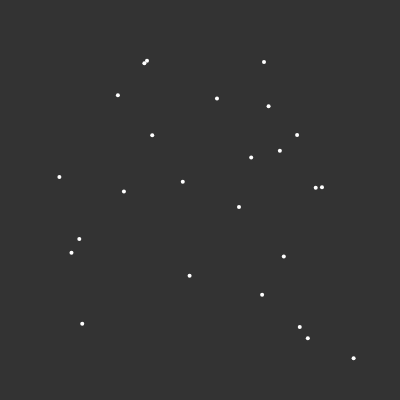
Frame 1 (no input)
Frame 60 (no input): identical to frame 1, image omitted
Frame 120 (the mouse pressed at the canvas centre since frame 60): identical to frame 1, image omitted

The p5.js sketch that drew this single still picture (run headless with seeded random() and noise() and a simulated clock; from frame 60 on, the mouse is pressed at the canvas centre):

// p5.js sketch
// ── sketch.js
// Quickhull implementation and visualization

let S = [];
const numberOfPoints = 25;
const margin = 40;

let convexHull = [];

function setup() {
  createCanvas(400, 400);
  background(51);

  for(let i = 0; i < numberOfPoints; i++) {
    const pnt = createVector(random(margin,width-margin), random(margin,height-margin));
    S.push(pnt);
  }
}

function draw() {
  // draw background
  background(51);

  // draw points
  push();
  strokeWeight(4);
  stroke(255);
  S.forEach(s => {
    point(s.x, s.y);
  });
  pop();

  // draw convex hull
  push();
  noFill();
  strokeWeight(2);
  stroke(0, 250, 0);
  beginShape();
  convexHull.forEach(s => {
    vertex(s.x, s.y);
  });
  endShape();
}

function QuickHull(S) {
  // Find convex hull from the set S of n points

  // Find left and right most points, say A & B, and add A & B to convex hull

  let minX = width;
  let maxX = 0;
  let minXIndex = 0;
  let maxXIndex = 0;
  for(let i = 0; i < S.length; i++) {
    if(S[i].x < minX) {
      minX = S[i].x;
      minXIndex = i;
    }
    if(S[i].x > maxX) {
      maxX = S[i].x;
      maxXIndex = i;
    }
  }

  // A and B have been found by this procedure.
  const A = S[minXIndex];
  const B = S[maxXIndex];
  convexHull.push(A);
  convexHull.push(B);

  // Segment AB divides the remaining (n-2) points into 2 groups S1 and S2 
  // where S1 are points in S that are on the right side of the oriented line from A to B, 
  // and S2 are points in S that are on the right side of the oriented line from B to A
  let S1 = [];
  let S2 = [];
  for(let i = 0; i < S.length; i++) {
    if(S[i] != A && S[i] != B) {
      const AB = A.sub(B);
      const scalarprod = S[i].x*AB.x + S[i].y*AB.y;
      if(scalarprod >= 0) {
        S1.push(S[i]);
      } else {
        S2.push(S[i]);
      }
    }
  }

  FindHull(S1, A, B);
  FindHull(S2, B, A);
}

function FindHull(Sk, P, Q) {
  return;
}
